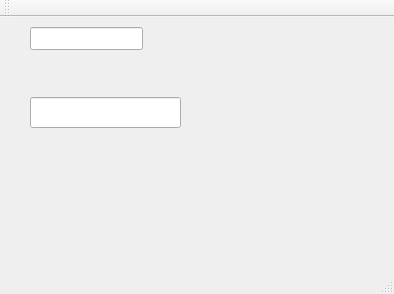
<?xml version="1.0" encoding="UTF-8"?>
<ui version="4.0">
 <class>MainWindow</class>
 <widget class="QMainWindow" name="MainWindow">
  <property name="geometry">
   <rect>
    <x>0</x>
    <y>0</y>
    <width>394</width>
    <height>294</height>
   </rect>
  </property>
  <property name="windowTitle">
   <string>MainWindow</string>
  </property>
  <widget class="QWidget" name="centralWidget">
   <widget class="QLineEdit" name="lineEdit_2">
    <property name="geometry">
     <rect>
      <x>30</x>
      <y>10</y>
      <width>113</width>
      <height>23</height>
     </rect>
    </property>
   </widget>
   <widget class="ShortcutEdit" name="lineEdit">
    <property name="geometry">
     <rect>
      <x>30</x>
      <y>80</y>
      <width>151</width>
      <height>31</height>
     </rect>
    </property>
   </widget>
  </widget>
  <widget class="QMenuBar" name="menuBar">
   <property name="geometry">
    <rect>
     <x>0</x>
     <y>0</y>
     <width>394</width>
     <height>24</height>
    </rect>
   </property>
  </widget>
  <widget class="QToolBar" name="mainToolBar">
   <attribute name="toolBarArea">
    <enum>TopToolBarArea</enum>
   </attribute>
   <attribute name="toolBarBreak">
    <bool>false</bool>
   </attribute>
  </widget>
  <widget class="QStatusBar" name="statusBar"/>
 </widget>
 <layoutdefault spacing="6" margin="11"/>
 <customwidgets>
  <customwidget>
   <class>ShortcutEdit</class>
   <extends>QLineEdit</extends>
   <header>shortcutedit.h</header>
  </customwidget>
 </customwidgets>
 <resources/>
 <connections/>
</ui>
